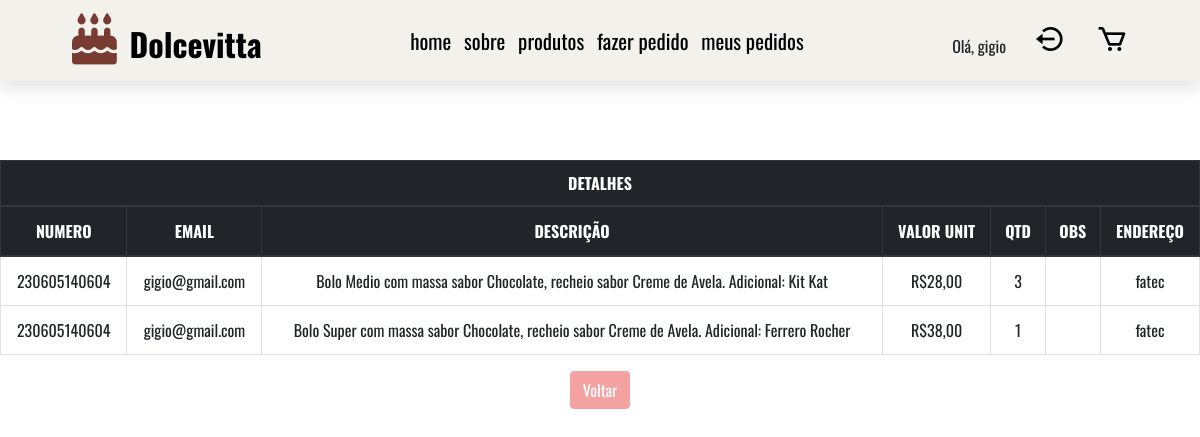
The app's page /php/pedidos_infos.php?info=230605140604 (signed in) with its own data.
### tables this page shows
CREATE TABLE IF NOT EXISTS `tb_pedidos` (
  `indice` int(11) NOT NULL AUTO_INCREMENT,
  `cod_bolo` varchar(8) NOT NULL,
  `num_pedido` varchar(12) NOT NULL,
  `descricao` varchar(120) NOT NULL,
  `email` varchar(60) NOT NULL,
  `obs` varchar(120) NOT NULL,
  `quantidade` int(2) NOT NULL,
  `preco` float NOT NULL,
  `ende` varchar(120) NOT NULL,
  `status_pdd` varchar(10) NOT NULL,
  PRIMARY KEY (`indice`)
);

### php/pedidos_infos.php (the view, shortened to what this page needs)
<?php
if (!isset($_SESSION['logged_in']) || !$_SESSION['logged_in']) {
    header("Location: login.php");
} else {
    if ($_SESSION['usermail'] !== "admin@admin" || $_SESSION['username'] !== "admin") {
    $sql = mysql_query("SELECT descricao, obs, preco/quantidade as preco_unit, quantidade,email,ende,num_pedido
        FROM tb_pedidos WHERE email LIKE '{$_SESSION['usermail']}' AND num_pedido=". $_GET['info']);
    } else {
    $sql = mysql_query("SELECT descricao, obs, preco/quantidade as preco_unit, quantidade,email,ende,num_pedido
    FROM tb_pedidos WHERE num_pedido=". $_GET['info']);
    }
?>
<!DOCTYPE html>
<html>
<head>
    <link rel="stylesheet"
        href="https://unpkg.com/boxicons@latest/css/boxicons.min.css">
    <link rel="stylesheet"
        href="https://cdnjs.cloudflare.com/ajax/libs/font-awesome/6.4.0/css/all.min.css">
    <link rel="stylesheet"
        href="https://cdn.jsdelivr.net/npm/bootstrap@4.0.0/dist/css/bootstrap.min.css"
>
        <link rel="stylesheet" href="../css/style.css">
    </head>
<body>
    <header class="header">
    <a href="../index.php#home" class="logo"><i class="fas fa-birthday-cake"></i>Dolcevitta</a>
        <nav class="navbar" onclick="abrirMenu()">
            <a href="../index.php#home">home</a>
            <a href="../index.php#sobre">sobre</a>
            <a href="../index.php#produtos">produtos</a>
            <a href="../index.php#pedidos">fazer pedido</a>
            <?php
            if(isset($_SESSION['logged_in']) && $_SESSION['logged_in'] == true && $_SESSION['username'] == 'admin') {
                echo '<a href="pedidos_admin.php">pedidos</a>';
            } elseif (isset($_SESSION['logged_in']) && $_SESSION['logged_in'] == true) {
                echo '<a href="pedidos.php">meus pedidos</a>';
            } else {
                echo '<a href="login.php">meus pedidos</a>';}
            ?>
        </nav>
        <div class="icons">
        <?php
            if(isset($_SESSION['logged_in']) && $_SESSION['logged_in'] == true){
                echo 'Olá, '.$_SESSION['username'].'<div id="btn_logout_sub" class="bx bx-log-out-circle"></div>';
            } else {
                echo '<div id="btn_login_sub" class="bx bx-log-in-circle"></div>';
            }
        ?>
            <div id="btn_carrinho_sub" class="bx bx-cart"></div>
        </div>
    </header>
<section class="table-responsive">
	<table class="table table-hover table-bordered">
		<thead class="thead-dark">
<tr>
                        <th colspan="7e" style="padding:10px" class="tabela">DETALHES</th>
                    </tr>
                <tr>
                    <th scope="col">NUMERO</th>
                    <th scope="col">EMAIL</th>
                    <th scope="col">DESCRIÇÃO</th>
                    <th scope="col">VALOR UNIT</th>
                    <th scope="col">QTD</th>
                    <th scope="col">OBS</th>
                    <th scope="col">ENDEREÇO</th>
                </tr>
                </thead>
                <?php
                    while($linha = mysql_fetch_assoc($sql)) {
                ?>
                <tr>
                    <td class="linha-tabela"><?php echo $linha['num_pedido']; ?></td>
                    <td class="linha-tabela"><?php echo $linha['email']; ?></td>
                    <td class="linha-tabela"><?php echo $linha['descricao']; ?></td>
                    <td class="linha-tabela">R$<?php echo $linha['preco_unit']; ?>,00</td>
                    <td class="linha-tabela"><?php echo $linha['quantidade']; ?></td>
                    <td class="linha-tabela"><?php echo $linha['obs']; ?></td>
                    <td class="linha-tabela"><?php echo $linha['ende']; ?></td>
                </tr>
                <?php
                    }
                ?>
        </table>
        <div class="botao-voltar">
            <input type="button" class="btn btn-primary" value="Voltar" onclick="window.location.href='<?php
                if($_SESSION['username'] == 'admin') {
                    echo 'pedidos_admin.php';
                } elseif (isset($_SESSION['logged_in']) && $_SESSION['logged_in'] == true) {
                    echo 'pedidos.php';
                }
                ?>'">
        </div>
</body>
</html>
<?php
}
?>

### css/style.css (style rules this page uses)
:root { --primary-color: #f5a2a2; --secondary: #783b31; --bg: #f2f1ec; --black: #000; --white: #fff; --box-shadow: 0 .5rem 1rem rgba(0, 0, 0, 0.1); }
* { font-family: 'Oswald', sans-serif; margin: 0; padding: 0; box-sizing: border-box; scroll-behavior: smooth; }
body { background-color: var(--bg); max-width: 100vw; overflow-x: hidden; }
.header { position: fixed; top: 0; left: 0; right: 0; background: var(--bg); box-shadow: var(--box-shadow); display: flex; align-items: center; justify-content: space-between; padding: 1.6vh 6%; }
.header .logo { font-size: 2rem; font-weight: bolder; color:var(--black); text-decoration: none; }
.header .logo i { font-size: 3.2rem; color: var(--secondary); padding-right: .8rem; }
.header .navbar a { font-size: 1.5rem; margin: 0 1rem; color: var(--black); transition: 0.3s; text-decoration: none; }
.header .icons div { font-size: 2rem; color: var(--black); margin-left: 1.7rem; cursor: pointer; }
.btn-primary { background-color: var(--primary-color); border-color: var(--primary-color)!important; }
.table-responsive { padding-top: 20vh; min-height: 100vh; min-width: 100vw; background: var(--white); }
.table { text-align: center; }
.botao-voltar { display: flex; text-align: center; justify-content: center; }
@media (max-width:1200px) { .header .navbar a { font-size: 1.3rem; margin: 0 .4rem; } }

### records on screen
tb_pedidos: num_pedido "230605140604", email "gigio@gmail.com", descricao "Bolo Medio com massa sabor Chocolate, recheio sabor Creme de Avela. Adicional: Kit Kat", preco_unit "28", quantidade "3", ende "fatec"
tb_pedidos: num_pedido "230605140604", email "gigio@gmail.com", descricao "Bolo Super com massa sabor Chocolate, recheio sabor Creme de Avela. Adicional: Ferrero Rocher", preco_unit "38", quantidade "1", ende "fatec"

### other values on screen
$_SESSION['username'] "gigio"
